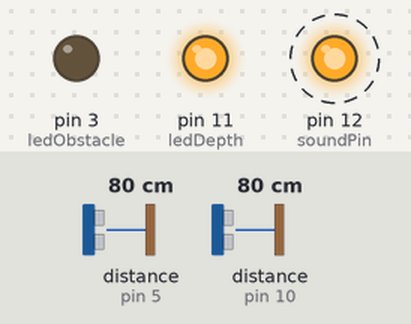
Recording of a sketch running on a simulated Arduino Uno, built with avr-gcc and run on an emulated ATmega328P. Parts: output pins drawn as LEDs (lit = HIGH). Wiring (inferred from the names in the program): 2 × ultrasonic range finder: trigger pin 6, echo pin 5 / trigger pin 9, echo pin 10. Dashed ring = blinking. The inputs (shaded band) are chosen by the test bench; at power-on: distance to the obstacle (sensors on pin 5, pin 10) 80 cm. The echo pulse lasts 58.3 µs per cm; pins used as bus, display or sensor lines are not drawn.

Above: at 1.28 s.
1.3 s: distance to the obstacle (sensor on pin 5) set to 29 cm
At 1.49 s:
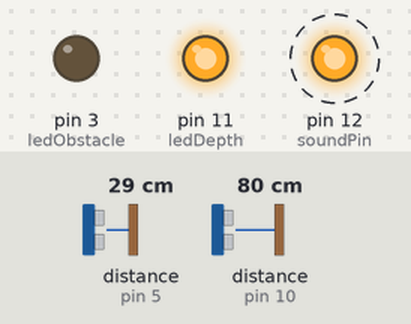
4.3 s: distance to the obstacle (sensor on pin 5) set to 24 cm
At 4.9 s:
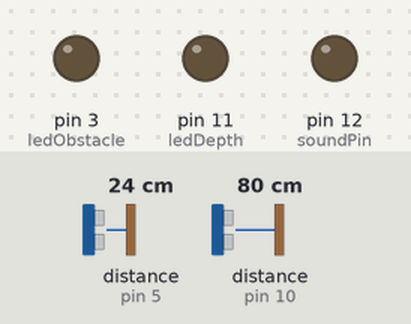
5.9 s: distance to the obstacle (sensor on pin 10) set to 33 cm
7.4 s: distance to the obstacle (sensor on pin 10) set to 28 cm
At 7.8 s:
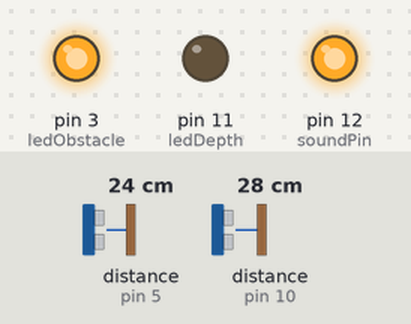
10.4 s: distance to the obstacle (sensor on pin 5) set to 35 cm
At 11.0 s:
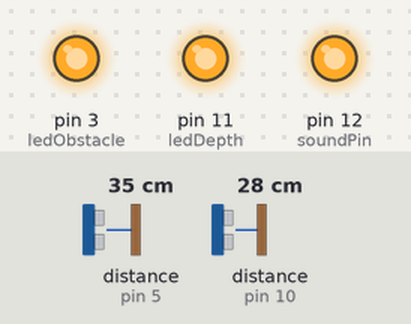
13.4 s: distance to the obstacle (sensor on pin 5) set to 2 cm
At 14.4 s:
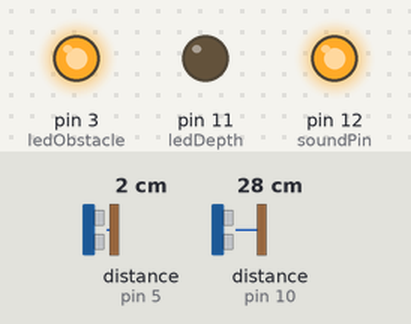
Timing chart, 0 to 16.4 s (numbered marks = the images above; inputs shaded):
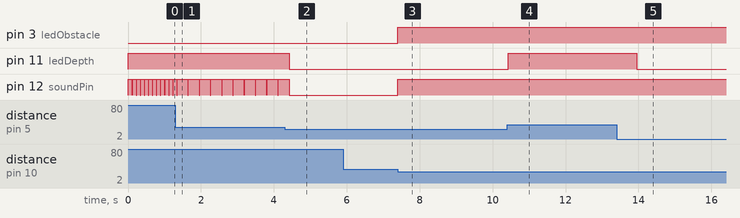

Measured:
- the behaviour switches between 27 and 26 cm on distance to the obstacle (sensor on pin 5) (found by bisection; images 1 and 2)
- the behaviour switches between 31 and 30 cm on distance to the obstacle (sensor on pin 10) (found by bisection; images 2 and 3)
- after the input at 1.3 s, pin 12 (soundPin): alternates HIGH for 0.30 s and LOW for 0.01 s, starting after 0.34 s
- after the input at 4.3 s, pin 11 (ledDepth): HIGH → LOW after 0.13 s; pin 12 (soundPin): goes on until 4.4 s, then stays LOW
- after the input at 5.9 s, every drawn part: stays the same
- after the input at 7.4 s, pin 3 (ledObstacle), pin 12 (soundPin): LOW → HIGH at once
- after the input at 10.4 s, pin 11 (ledDepth): LOW → HIGH at once
- after the input at 13.4 s, pin 11 (ledDepth): HIGH → LOW after 0.56 s
- by itself, pin 12 (soundPin): alternates HIGH for 0.10 s and LOW for 0.01 s

The sketch:

car.ino
```cpp
// Ultrasound pins for Obstacle distance Calculation
int trigObstaclePin = 9;
int echoObstaclePin = 10;
int ledObstacle = 3;

// Ultrasound pins for Depth distance Calculation
int trigDepthPin = 6;
int echoDepthPin = 5;
int ledDepth = 11;

// Active Buzzer pin for sound alarm
int soundPin = 12;

// Min Depth or Max obstacle detection range
int alarmThreeshold = 30;

// Keep track of the time it takes for the ping to go and come back (using pulseIn)
long obstacleDuration;
long depthDuration;

long obstacleDistance;
long depthDistance;

void setup() {
  Serial.begin(9600);
  pinMode(trigObstaclePin, OUTPUT);
  pinMode(echoObstaclePin, INPUT);
  pinMode(ledObstacle, OUTPUT);
  pinMode(ledDepth, OUTPUT);
  pinMode(trigDepthPin, OUTPUT);
  pinMode(echoDepthPin, INPUT);
  pinMode(soundPin, OUTPUT);
}

void loop() {

  digitalWrite(trigObstaclePin, LOW);
  digitalWrite(trigObstaclePin, HIGH);
  delayMicroseconds(10);
  digitalWrite(trigObstaclePin, LOW);
  // Get timing (in microseconds) when the echo went high, then stop when it went low
  obstacleDuration = pulseIn(echoObstaclePin, HIGH);


  //Sound travels 34300 cms every 100000 μs (microsecond)
  //That means that it moves 29 cm every 1 μs
  //Divide duration by 29, but then by half (because it's travelling from and to)
  obstacleDistance = obstacleDuration / 58.0;


  if (obstacleDistance < 30) {
    digitalWrite(ledObstacle, HIGH);
    int soundDelay = soundDelayForObstacle(obstacleDistance);
    digitalWrite(soundPin, HIGH);
    delay(soundDelay);
    digitalWrite(soundPin, LOW);
    delay(1);
  } else {
    digitalWrite(ledObstacle, LOW);
  }


  digitalWrite(trigDepthPin, LOW);
  digitalWrite(trigDepthPin, HIGH);
  delayMicroseconds(10);
  digitalWrite(trigDepthPin, LOW);
  // Get timing (in microseconds) when the echo went high, then stop when it went low
  depthDuration = pulseIn(echoDepthPin, HIGH);


  //Sound travels 34300 cms every 100000 μs (microsecond)
  //That means that it moves 29 cm every 1 μs
  //Divide duration by 29, but then by half (because it's travelling from and to)
  depthDistance = depthDuration / 58.0;


  if (depthDistance > 25) {
    digitalWrite(ledDepth, HIGH);
    int soundDelay = soundDelayForDepth(depthDistance);
    digitalWrite(soundPin, HIGH);
    delay(soundDelay);
    digitalWrite(soundPin, LOW);
    delay(1);
  } else {
    digitalWrite(ledDepth, LOW);
  }

}


int soundDelayForObstacle(long distance) {
  int delay;
  if (distance > alarmThreeshold) {
    delay = 1000;
  }
  if (distance <= alarmThreeshold) {
    delay = 600;
  }
  if (distance <= 20) {
    delay = 300;
  }
  if (distance <= 10) {
    delay = 100;
  }

  return delay;
}

int soundDelayForDepth(long distance) {
  int delay;
  if (distance > alarmThreeshold) {
    delay = 100;
  }
  if (distance <= alarmThreeshold) {
    delay = 300;
  }
  if (distance <= 20) {
    delay = 600;
  }
  if (distance <= 10) {
    delay = 1000;
  }

  return delay;
}
```
